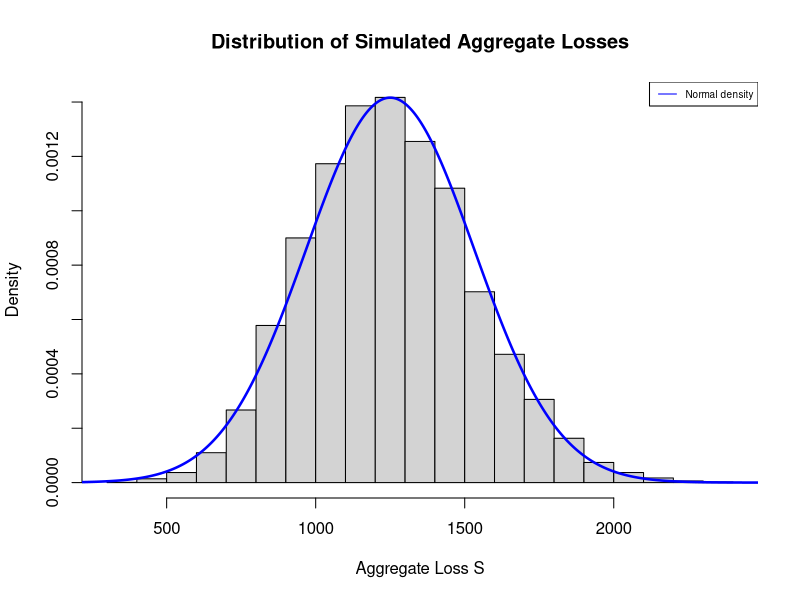

This figure's R source:
## ---- chunk 1
set.seed(4321)  # For reproducibility of results
m <- 10000      # Number of observations to simulate
lambda <- 25    # Parameter for frequency distribution N
a <- 5; b <- 95 # Parameters for severity distribution X
S <- rep(NA, m) # Initalize an empty vector to store S observations

n <- rpois(m, lambda) # Generate m=10000 observations of N from Poisson
for(j in 1:m){ 
  n_j <- n[j] # Given each n_j (j=1,...,m), generate n_j observations of X from uniform
  x_j <- runif(n_j, min=a, max=b)
  s_j <- sum(x_j) # Calculate the aggregate loss s_j
  S[j] <- s_j # Store s_j in the vector of observations
}
mean(S) # Compare to theoretical value of 1,250
var(S)  # Compare to theoretical value of 79,375
mean(S>2000) # Proportion of simulated observations s_j that are > 2000
# Compare to normal approximation method of 0.003884
## ---- chunk 2
hist(S, freq=F, col="lightgray", 
     main="Distribution of Simulated Aggregate Losses", xlab="Aggregate Loss S")

x <- seq(0,2500,by=0.01)
fnorm = dnorm(x, mean=1250, sd=sqrt(79375))
lines(x, fnorm, col="blue", lwd=2.5)
legend("topright", c("Normal density"), lty=1, cex=0.6, col = c("blue"))
